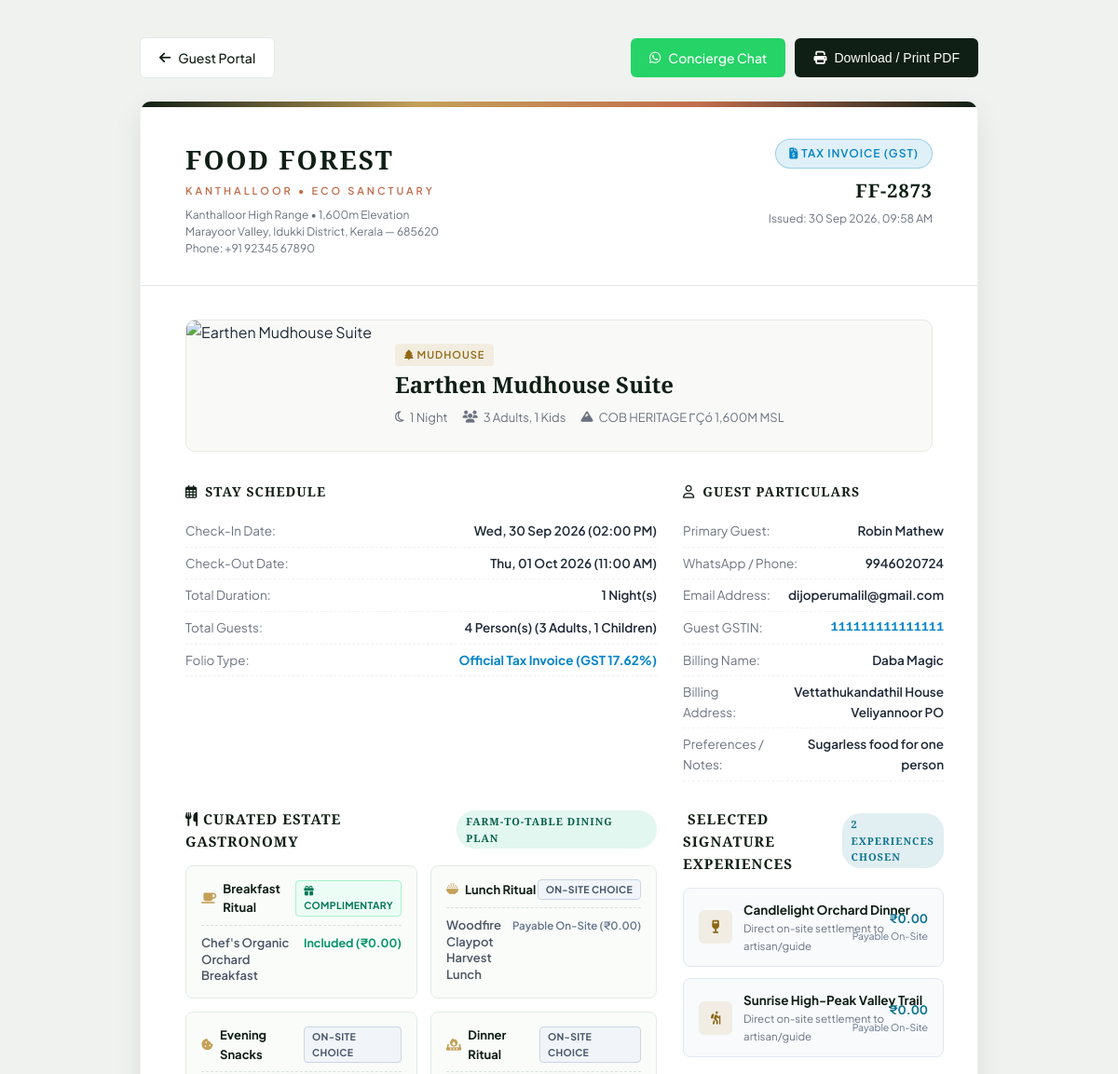
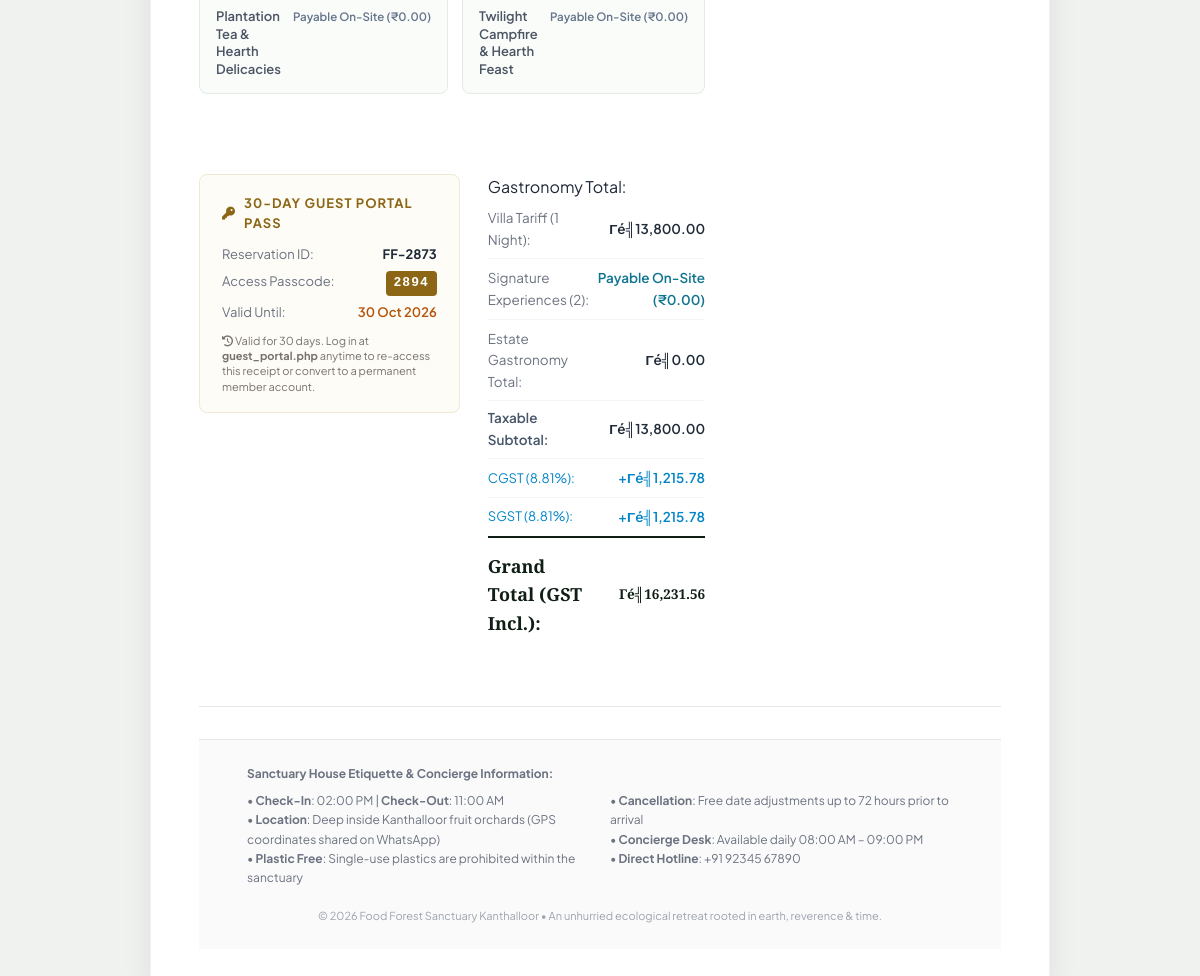
Page /receipt.php?ref=FF-2873 (signed in) on the earlier database version (2 pictures, top to bottom).
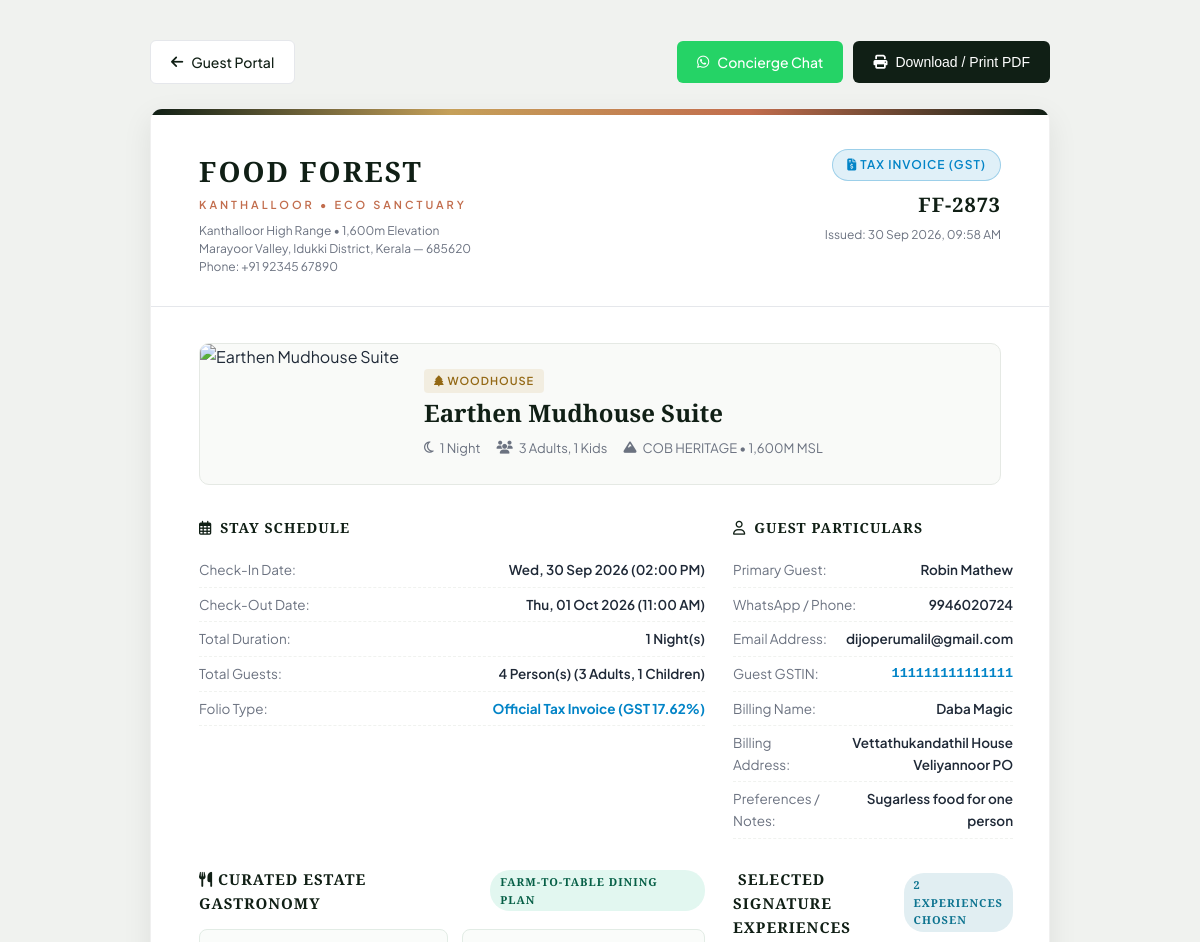
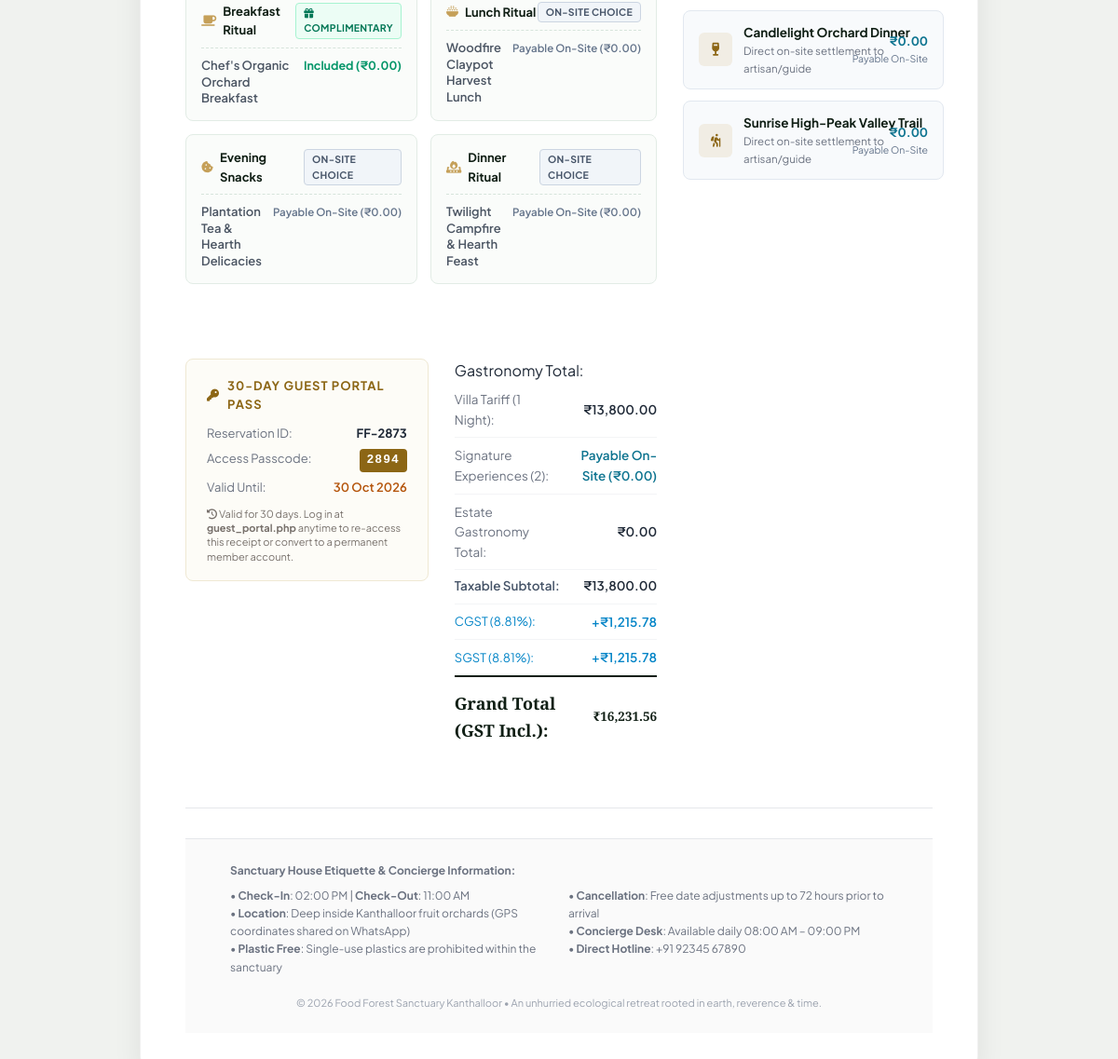
Same page on the later database version (2 pictures, top to bottom).
### tables this page shows
CREATE TABLE `bookings` (
  `id` int(11) NOT NULL AUTO_INCREMENT,
  `user_id` int(11) DEFAULT NULL,
  `is_guest` tinyint(1) DEFAULT 1,
  `guest_access_token` varchar(100) DEFAULT NULL,
  `expires_at` datetime DEFAULT NULL,
  `reference_code` varchar(100) NOT NULL,
  `villa_type` varchar(255) NOT NULL,
  `booking_source` varchar(50) DEFAULT 'direct_website',
  `billing_type` varchar(20) DEFAULT 'estimate',
  `gst_number` varchar(50) DEFAULT NULL,
  `billing_name` varchar(150) DEFAULT NULL,
  `billing_address` text DEFAULT NULL,
  `gst_percentage` decimal(5,2) DEFAULT 0.00,
  `gst_amount` decimal(10,2) DEFAULT 0.00,
  `external_uid` varchar(255) DEFAULT NULL,
  `sync_hash` varchar(64) DEFAULT NULL,
  `guest_name` varchar(150) NOT NULL,
  `guest_phone` varchar(50) NOT NULL,
  `guest_email` varchar(150) DEFAULT NULL,
  `id_proof_type` varchar(100) DEFAULT NULL,
  `id_proof_number` varchar(100) DEFAULT NULL,
  `id_proof_file` varchar(255) DEFAULT NULL,
  `city_state` varchar(255) DEFAULT NULL,
  `country` varchar(100) DEFAULT 'India',
  `adults_count` int(11) DEFAULT 2,
  `kids_count` int(11) DEFAULT 0,
  `extra_adults` int(11) DEFAULT 0,
  `extra_kids` int(11) DEFAULT 0,
  `guests_count` int(11) DEFAULT 2,
  `checkin_date` date NOT NULL,
  `checkout_date` date NOT NULL,
  `checked_in_at` datetime DEFAULT NULL,
  `checked_out_at` datetime DEFAULT NULL,
  `nights` int(11) DEFAULT 1,
  `addons` text DEFAULT NULL,
  `activities_json` longtext DEFAULT NULL,
  `billing_items_json` longtext DEFAULT NULL,
  `food_items` longtext DEFAULT NULL,
  `food_amount` decimal(10,2) DEFAULT 0.00,
  `food_status` varchar(50) DEFAULT 'none',
  `room_amount` decimal(10,2) DEFAULT 0.00,
  `special_notes` text DEFAULT NULL,
  `billing_notes` text DEFAULT NULL,
  `total_amount` decimal(10,2) NOT NULL,
  `advance_paid` decimal(10,2) DEFAULT 0.00,
  `discount_amount` decimal(10,2) DEFAULT 0.00,
  `tax_amount` decimal(10,2) DEFAULT 0.00,
  `extra_charges` decimal(10,2) DEFAULT 0.00,
  `payment_method` varchar(50) DEFAULT 'unspecified',
  `payment_status` varchar(50) DEFAULT 'unpaid',
  `status` varchar(50) DEFAULT 'pending',
  `created_at` timestamp NOT NULL DEFAULT current_timestamp(),
  PRIMARY KEY (`id`),
  UNIQUE KEY `reference_code` (`reference_code`)
);

CREATE TABLE `rooms` (
  `id` int(11) NOT NULL AUTO_INCREMENT,
  `slug` varchar(100) NOT NULL,
  `stay_type` varchar(50) DEFAULT 'treehouse',
  `structure_type` varchar(50) DEFAULT 'single_hut',
  `title` varchar(150) NOT NULL,
  `rate_per_night` decimal(10,2) NOT NULL,
  `single_room_rate` decimal(10,2) DEFAULT NULL,
  `extra_guest_rate` decimal(10,2) DEFAULT 1500.00,
  `extra_child_rate` decimal(10,2) DEFAULT 800.00,
  `elevation` varchar(100) DEFAULT NULL,
  `min_guests` int(11) DEFAULT 2,
  `base_guests` int(11) DEFAULT 2,
  `max_guests` int(11) DEFAULT 2,
  `description` text DEFAULT NULL,
  `amenities` text DEFAULT NULL,
  `inventory_checklist` text DEFAULT NULL,
  `image_url` varchar(255) DEFAULT NULL,
  `photos` text DEFAULT NULL,
  `interior_360_url` varchar(255) DEFAULT NULL,
  `tour_stages_json` longtext DEFAULT NULL,
  `is_available` tinyint(1) DEFAULT 1,
  `created_at` timestamp NOT NULL DEFAULT current_timestamp(),
  PRIMARY KEY (`id`),
  UNIQUE KEY `slug` (`slug`)
);

### receipt.php (the view, shortened to what the changed rows need)
<?php
require_once __DIR__ . '/admin/includes/db.php';
$ref_code = strtoupper(trim($_GET['ref'] ?? ''));
$booking = get_booking_by_ref($ref_code);
$concierge_phone = get_setting('concierge_phone', '+91 923 456 7890');
$currency = get_setting('currency_symbol', '₹');
$villa_title = $booking['room_title'] ?? ($booking['villa_type'] === 'treehouse' ? 'Luxury Canopy Treehouse' : 'Traditional Earthen Mudhouse');
$food_amount = (float)($booking['food_amount'] ?? 0.00);
$room_amount = (float)($booking['room_amount'] ?? ($booking['total_amount'] - $food_amount));
$total_amount = (float)$booking['total_amount'];
$billing_type = !empty($booking['billing_type']) ? strtolower(trim($booking['billing_type'])) : 'estimate';
$is_gst_bill = ($billing_type === 'gst');
$guest_gstin = $booking['gst_number'] ?? '';
$billing_name = $booking['billing_name'] ?? '';
$billing_address = $booking['billing_address'] ?? '';
$gst_percentage = (float)($booking['gst_percentage'] ?? 0.00);
$gst_amount = (float)($booking['gst_amount'] ?? 0.00);
$taxable_subtotal = $room_amount + $food_amount;
?>
<!DOCTYPE html>
<html lang="en">
<head>
    <link rel="stylesheet" href="https://cdnjs.cloudflare.com/ajax/libs/font-awesome/6.5.1/css/all.min.css">
</head>
<body>
    <div class="receipt-sheet">
        <header class="receipt-header">
            <div class="receipt-meta-box">
                <?php if ($is_gst_bill): ?>
                    <span class="receipt-status-badge font-sans" style="background: rgba(2, 132, 199, 0.12); color: #0284C7; border: 1px solid rgba(2, 132, 199, 0.3);">
                        <i class="fa-solid fa-file-invoice-dollar"></i> TAX INVOICE (GST)
                    </span>
                <?php else: ?>
                    <span class="receipt-status-badge font-sans">
                        <i class="fa-solid fa-circle-check"></i> ESTIMATE STAY FOLIO
                    </span>
                <?php endif; ?>
                <div class="receipt-ref-code font-serif"><?php echo htmlspecialchars($booking['reference_code']); ?></div>
                <div class="receipt-date-line font-sans">
                    Issued: <?php echo date('d M Y, h:i A', strtotime($booking['created_at'])); ?>
                </div>
            </div>
        </header>
        <div class="receipt-body">
            <div class="villa-showcase-box">
                <div class="villa-info">
                    <span class="villa-stay-pill font-sans">
                        <i class="fa-solid fa-tree"></i> <?php echo htmlspecialchars(ucfirst($booking['room_stay_type'] ?? 'Sanctuary Stay')); ?>
                    </span>
                    <h2 class="villa-name font-serif"><?php echo htmlspecialchars($villa_title); ?></h2>
                    <div class="villa-specs font-sans">
                        <span><i class="fa-regular fa-moon"></i> <?php echo (int)$booking['nights']; ?> Night<?php echo $booking['nights'] > 1 ? 's' : ''; ?></span>
                        <span><i class="fa-solid fa-users"></i> <?php echo (int)$booking['adults_count']; ?> Adults<?php echo ((int)$booking['kids_count'] > 0) ? ', ' . (int)$booking['kids_count'] . ' Kids' : ''; ?></span>
                        <?php if (!empty($booking['room_elevation'])): ?>
                            <span><i class="fa-solid fa-mountain"></i> <?php echo htmlspecialchars($booking['room_elevation']); ?></span>
                        <?php endif; ?>
                    </div>
                </div>
            </div>
            <div class="receipt-details-grid">
                <div>
                    <div class="detail-row">
                        <span class="label">Check-In Date:</span>
                        <span class="value"><?php echo date('D, d M Y', strtotime($booking['checkin_date'])); ?> (02:00 PM)</span>
                    </div>
                    <div class="detail-row">
                        <span class="label">Check-Out Date:</span>
                        <span class="value"><?php echo date('D, d M Y', strtotime($booking['checkout_date'])); ?> (11:00 AM)</span>
                    </div>
                    <div class="detail-row">
                        <span class="label">Total Duration:</span>
                        <span class="value"><?php echo (int)$booking['nights']; ?> Night(s)</span>
                    </div>
                    <div class="detail-row">
                        <span class="label">Total Guests:</span>
                        <span class="value"><?php echo (int)$booking['guests_count']; ?> Person(s) (<?php echo (int)$booking['adults_count']; ?> Adults, <?php echo (int)$booking['kids_count']; ?> Children)</span>
                    </div>
                    <div class="detail-row">
                        <span class="label">Folio Type:</span>
                        <span class="value" style="font-weight: 700; color: <?php echo $is_gst_bill ? '#0284C7' : '#101F15'; ?>;">
                            <?php echo $is_gst_bill ? "Official Tax Invoice (GST {$gst_percentage}%)" : 'Estimate Bill (Standard Folio)'; ?>
                        </span>
                    </div>
                </div>
                <div>
                    <div class="detail-row">
                        <span class="label">Primary Guest:</span>
                        <span class="value"><?php echo htmlspecialchars($booking['guest_name']); ?></span>
                    </div>
                    <div class="detail-row">
                        <span class="label">WhatsApp / Phone:</span>
                        <span class="value"><?php echo htmlspecialchars($booking['guest_phone']); ?></span>
                    </div>
                    <div class="detail-row">
                        <span class="label">Email Address:</span>
                        <span class="value"><?php echo htmlspecialchars($booking['guest_email'] ?: 'On File'); ?></span>
                    </div>
                    <?php if ($is_gst_bill): ?>
                        <?php if (!empty($guest_gstin)): ?>
                            <div class="detail-row">
                                <span class="label">Guest GSTIN:</span>
                                <span class="value" style="font-family: monospace; font-weight: bold; color: #0284C7;"><?php echo htmlspecialchars($guest_gstin); ?></span>
                            </div>
                        <?php endif; ?>
                        <?php if (!empty($billing_name)): ?>
                            <div class="detail-row">
                                <span class="label">Billing Name:</span>
                                <span class="value"><?php echo htmlspecialchars($billing_name); ?></span>
                            </div>
                        <?php endif; ?>
                        <?php if (!empty($billing_address)): ?>
                            <div class="detail-row">
                                <span class="label">Billing Address:</span>
                                <span class="value"><?php echo htmlspecialchars($billing_address); ?></span>
                            </div>
                        <?php endif; ?>
                    <?php endif; ?>
                    <?php if (!empty($booking['special_notes'])): ?>
                        <div class="detail-row">
                            <span class="label">Preferences / Notes:</span>
                            <span class="value"><?php echo htmlspecialchars($booking['special_notes']); ?></span>
                        </div>
                    <?php endif; ?>
                </div>
            <div class="receipt-finance-grid">
                <div>
                    <?php if (!empty($booking['is_guest'])): ?>
                        <div class="guest-credentials-card font-sans">
                            <div class="credentials-header">
                                <i class="fa-solid fa-key"></i>
                                <span>30-Day Guest Portal Pass</span>
                            </div>
                            <div class="credentials-row">
                                <span style="color: #6B7280;">Reservation ID:</span>
                                <strong><?php echo htmlspecialchars($booking['reference_code']); ?></strong>
                            </div>
                            <div class="credentials-row">
                                <span style="color: #6B7280;">Access Passcode:</span>
                                <span class="passcode-pill"><?php echo htmlspecialchars($booking['guest_access_token'] ?: 'Direct'); ?></span>
                            </div>
                            <?php if (!empty($booking['expires_at'])): ?>
                                <div class="credentials-row">
                                    <span style="color: #6B7280;">Valid Until:</span>
                                    <span style="color: #B45309; font-weight: 600;"><?php echo date('d M Y', strtotime($booking['expires_at'])); ?></span>
                                </div>
                            <?php endif; ?>
                            <p class="credentials-note">
                                <i class="fa-solid fa-clock-rotate-left"></i> Valid for 30 days. Log in at <strong>guest_portal.php</strong> anytime to re-access this receipt or convert to a permanent member account.
                            </p>
                        </div>
                    <?php endif; ?>
                </div>
                <div>
                    <table class="charges-table font-sans">
                        <tbody>
                            <tr>
                                <td style="color: var(--text-muted);">Villa Tariff (<?php echo (int)$booking['nights']; ?> Night<?php echo $booking['nights'] > 1 ? 's' : ''; ?>):</td>
                                <td style="text-align: right; font-weight: 600;"><?php echo $currency . number_format($room_amount, 2); ?></td>
                            </tr>
                            <tr>
                                <td style="color: var(--text-muted);">Estate Gastronomy Total:</td>Gastronomy Total:</td>
                                <td style="text-align: right; font-weight: 600;"><?php echo $currency . number_format($food_amount, 2); ?></td>
                            </tr>
                            <?php if ($is_gst_bill): ?>
                                <tr>
                                    <td style="color: #475569; font-weight: 600; border-top: 1px dashed #E2E8F0; padding-top: 6px;">Taxable Subtotal:</td>
                                    <td style="text-align: right; font-weight: 600; border-top: 1px dashed #E2E8F0; padding-top: 6px;"><?php echo $currency . number_format($taxable_subtotal, 2); ?></td>
                                </tr>
                                <tr>
                                    <td style="color: #0284C7; font-size: 13px;">
                                        CGST (<?php echo number_format($gst_percentage / 2, 2); ?>%):
                                    </td>
                                    <td style="text-align: right; color: #0284C7; font-weight: 600;">
                                        +<?php echo $currency . number_format($gst_amount / 2, 2); ?>
                                    </td>
                                </tr>
                                <tr>
                                    <td style="color: #0284C7; font-size: 13px;">
                                        SGST (<?php echo number_format($gst_percentage / 2, 2); ?>%):
                                    </td>
                                    <td style="text-align: right; color: #0284C7; font-weight: 600;">
                                        +<?php echo $currency . number_format($gst_amount / 2, 2); ?>
                                    </td>
                                </tr>
                                <tr class="total-row">
                                    <td class="font-serif" style="font-size: 18px; font-weight: 700; color: var(--primary);">Grand Total (GST Incl.):</td>
                                    <td class="font-serif grand-total-val"><?php echo $currency . number_format($total_amount, 2); ?></td>
                                </tr>
                            <?php endif; ?>
                        </tbody>
                    </table>
                </div>
            </div>
        </div>
    </div>
</body>
</html>

Differences in the rows shown:
changed through a linked row, bookings "FF-2873": rooms.stay_type "MUDHOUSE" → "WOODHOUSE"; rooms.elevation "COB HERITAGE ΓÇó 1,600M MSL" → "COB HERITAGE • 1,600M MSL"
Other differences:
$currency: "Γé╣" → "₹"
